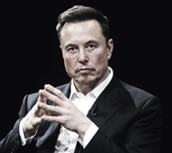
#> input picture images/image1.jpg, 172 x 153 px
$ python neckDetect.py ../images/image1.jpg 100 100
#> lines starting #> are read from the running program, lines starting #| are printed output that depends on the picture; after the words box and inside, x2 and y2 are one past the last pixel; in counts of white or black regions, pixels touching at a corner belong together
import sys
import json
import cv2
import numpy as np

def detect_face_and_neck(image_path, width, height):
    # Load the image
#> called with image_path = '../images/image1.jpg', width = 100, height = 100
    image = cv2.imread(image_path, cv2.IMREAD_UNCHANGED)
#> image is the input picture: shape (153, 172, 3); mean B, G, R 55.9, 54.8, 57.2
    if image is None:
        return {"error": "Image not found"}

    # Resize the image
    image = cv2.resize(image, (int(width), int(height)))
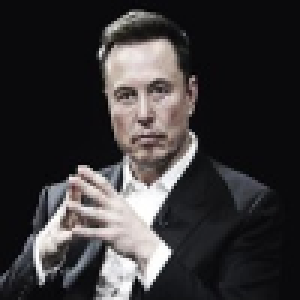
#> image: shape (100, 100, 3) (shown 3 times larger); mean B, G, R 55.8, 54.7, 57.1

    # Convert the image to RGB if it has an alpha channel
    if image.shape[2] == 4:
        image = cv2.cvtColor(image, cv2.COLOR_BGRA2BGR)

    # Load the Haar Cascade for face detection
    face_cascade = cv2.CascadeClassifier(cv2.data.haarcascades + 'haarcascade_frontalface_default.xml')

    # Convert the image to grayscale
    gray = cv2.cvtColor(image, cv2.COLOR_BGR2GRAY)

    # Detect faces in the image
    faces = face_cascade.detectMultiScale(gray, scaleFactor=1.1, minNeighbors=5, minSize=(30, 30))
#> faces = [[29, 16, 38, 38]]

    if len(faces) == 0:
        return {"error": "No face found"}

    # Select the largest face
    largest_face = max(faces, key=lambda rect: rect[2] * rect[3])
#> largest_face = [29, 16, 38, 38]
    x, y, face_w, face_h = largest_face
#> x = 29; y = 16; face_w = 38; face_h = 38

    # Define the neck region
    neck_y = y + face_h
#> neck_y = 54
    neck_height = face_h // 2
#> neck_height = 19
    neck_x = x
#> neck_x = 29
    neck_width = face_w
#> neck_width = 38

    # Ensure the neck region does not exceed image boundaries
    if neck_y + neck_height > int(height):
        neck_height = int(height) - neck_y

    # Extract the neck region
    neck_region = image[neck_y:neck_y+neck_height, neck_x:neck_x+neck_width]

    # Analyze the neck region for cuts/discrepancies using intensity differences
    neck_gray = cv2.cvtColor(neck_region, cv2.COLOR_BGR2GRAY)
    neck_blur = cv2.GaussianBlur(neck_gray, (5, 5), 0)
    neck_edges = cv2.Canny(neck_blur, 50, 150)

    # Create a binary mask for significant intensity changes
    _, neck_thresh = cv2.threshold(neck_edges, 50, 255, cv2.THRESH_BINARY)

    # Find contours in the neck region
    contours, _ = cv2.findContours(neck_thresh, cv2.RETR_EXTERNAL, cv2.CHAIN_APPROX_SIMPLE)
#> contours = 10 contours, all with area under 20

    # Create an embedded neck image with black background and white cut regions
    embedded_neck = np.zeros((int(height), int(width), 3), dtype=np.uint8)
    neck_pixels = []

    for contour in contours:
        for point in contour:
            px, py = point[0]
            neck_pixels.append(neck_region[py, px].tolist())
            embedded_neck[neck_y + py, neck_x + px] = [255, 255, 255]
#> this loop made 10 passes
#> contour on passes 3, 4, 5, 10: [[23, 9], [24, 10], [24, 9]], [[16, 8], [14, 10], [15, 10], [16, 9]], [[0, 7], [1, 8], [2, 8], [1, 8]], [[8, 0], [7, 1], [5, 1], [9, 1]]
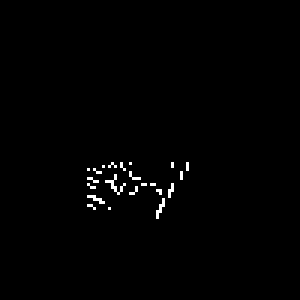
#> embedded_neck: shape (100, 100, 3) (shown 3 times larger); 0.83% white in thin lines or dots, all inside (x1, y1, x2, y2) = (29, 54, 63, 73)
#> after the loop, neck_pixels = 106 items, first 6: [91, 89, 90], [94, 94, 98], [183, 185, 193], [181, 187, 193], [183, 185, 193], [94, 94, 98]

    # Ensure the final embedded neck image is properly sized
    embedded_neck_resized = cv2.resize(embedded_neck, (int(width), int(height)))

    return neck_pixels, embedded_neck_resized.tolist()

def main():
    if len(sys.argv) != 4:
        print("error: Usage: neckDetect.py <image_path> <width> <height>")
        return

    image_path = sys.argv[1]
    height = int(sys.argv[2])
    width = int(sys.argv[3])

    neck, embadded = detect_face_and_neck(image_path, width, height)
#> neck has the same summary as neck_pixels in detect_face_and_neck; embadded = 100 items

    result = {
        "neck": neck,
        "embedded": embadded
    }

    print((result))
#> (printed output is left out)

if __name__ == "__main__":
    main()
